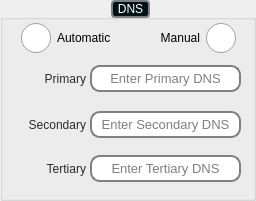
     <widget class="QGroupBox" name="dnsGroupBox">
      <property name="geometry">
       <rect>
        <x>310</x>
        <y>196</y>
        <width>256</width>
        <height>201</height>
       </rect>
      </property>
      <property name="autoFillBackground">
       <bool>false</bool>
      </property>
      <property name="styleSheet">
       <string notr="true">QGroupBox#dnsGroupBox{
	border: 2px solid gray;
	border-radius: 8px;
    color: rgb(0,0,0);
	background: rgb(238, 255, 211); 
	margin-top: 8px;
}
QGroupBox::title {
     subcontrol-origin: margin;
     subcontrol-position: top center; /* position at the top center */
	padding: 0 3px;
/*	background: rgb(240, 252, 255); */
	background: rgb(0, 16, 24);
	color: rgb(255,255,255);
	border: 2px solid gray;
	border-radius: 4px;
 }</string>
      </property>
      <property name="title">
       <string>DNS</string>
      </property>
      <widget class="QLabel" name="label_25">
       <property name="geometry">
        <rect>
         <x>5</x>
         <y>115</y>
         <width>81</width>
         <height>20</height>
        </rect>
       </property>
       <property name="layoutDirection">
        <enum>Qt::LeftToRight</enum>
       </property>
       <property name="styleSheet">
        <string notr="true">color: rgb(43, 43, 43);
background:transparent;</string>
       </property>
       <property name="text">
        <string>Secondary</string>
       </property>
       <property name="alignment">
        <set>Qt::AlignRight|Qt::AlignTrailing|Qt::AlignVCenter</set>
       </property>
      </widget>
      <widget class="QLineEdit" name="DNS1LineEdit">
       <property name="geometry">
        <rect>
         <x>90</x>
         <y>65</y>
         <width>151</width>
         <height>27</height>
        </rect>
       </property>
       <property name="font">
        <font>
         <pointsize>10</pointsize>
        </font>
       </property>
       <property name="focusPolicy">
        <enum>Qt::StrongFocus</enum>
       </property>
       <property name="styleSheet">
        <string notr="true">border-radius: 10px;
border: 2px solid gray;
background:white;</string>
       </property>
       <property name="text">
        <string/>
       </property>
       <property name="alignment">
        <set>Qt::AlignCenter</set>
       </property>
       <property name="placeholderText">
        <string>Enter Primary DNS</string>
       </property>
      </widget>
      <widget class="QLabel" name="label_26">
       <property name="geometry">
        <rect>
         <x>5</x>
         <y>69</y>
         <width>81</width>
         <height>20</height>
        </rect>
       </property>
       <property name="layoutDirection">
        <enum>Qt::LeftToRight</enum>
       </property>
       <property name="styleSheet">
        <string notr="true">color: rgb(43, 43, 43);
background:transparent;</string>
       </property>
       <property name="text">
        <string>Primary</string>
       </property>
       <property name="alignment">
        <set>Qt::AlignRight|Qt::AlignTrailing|Qt::AlignVCenter</set>
       </property>
      </widget>
      <widget class="QLineEdit" name="DNS2LineEdit">
       <property name="geometry">
        <rect>
         <x>90</x>
         <y>111</y>
         <width>151</width>
         <height>27</height>
        </rect>
       </property>
       <property name="font">
        <font>
         <pointsize>10</pointsize>
        </font>
       </property>
       <property name="focusPolicy">
        <enum>Qt::StrongFocus</enum>
       </property>
       <property name="styleSheet">
        <string notr="true">border-radius: 10px;
border: 2px solid gray;
background:white;</string>
       </property>
       <property name="text">
        <string/>
       </property>
       <property name="alignment">
        <set>Qt::AlignCenter</set>
       </property>
       <property name="placeholderText">
        <string>Enter Secondary DNS</string>
       </property>
      </widget>
      <widget class="QRadioButton" name="autoDNSRadio">
       <property name="geometry">
        <rect>
         <x>21</x>
         <y>23</y>
         <width>111</width>
         <height>30</height>
        </rect>
       </property>
       <property name="autoFillBackground">
        <bool>false</bool>
       </property>
       <property name="styleSheet">
        <string notr="true">QRadioButton::indicator{
width: 30px;
height: 30px;
} </string>
       </property>
       <property name="text">
        <string>Automatic</string>
       </property>
      </widget>
      <widget class="QRadioButton" name="manualDNSRadio">
       <property name="geometry">
        <rect>
         <x>135</x>
         <y>23</y>
         <width>101</width>
         <height>30</height>
        </rect>
       </property>
       <property name="layoutDirection">
        <enum>Qt::RightToLeft</enum>
       </property>
       <property name="autoFillBackground">
        <bool>false</bool>
       </property>
       <property name="styleSheet">
        <string notr="true">QRadioButton::indicator{
width: 30px;
height: 30px;
} </string>
       </property>
       <property name="text">
        <string>Manual</string>
       </property>
      </widget>
      <widget class="QLabel" name="label_27">
       <property name="geometry">
        <rect>
         <x>5</x>
         <y>159</y>
         <width>81</width>
         <height>20</height>
        </rect>
       </property>
       <property name="layoutDirection">
        <enum>Qt::LeftToRight</enum>
       </property>
       <property name="styleSheet">
        <string notr="true">color: rgb(43, 43, 43);
background:transparent;</string>
       </property>
       <property name="text">
        <string>Tertiary</string>
       </property>
       <property name="alignment">
        <set>Qt::AlignRight|Qt::AlignTrailing|Qt::AlignVCenter</set>
       </property>
      </widget>
      <widget class="QLineEdit" name="DNS3LineEdit">
       <property name="geometry">
        <rect>
         <x>90</x>
         <y>155</y>
         <width>151</width>
         <height>27</height>
        </rect>
       </property>
       <property name="font">
        <font>
         <pointsize>10</pointsize>
        </font>
       </property>
       <property name="focusPolicy">
        <enum>Qt::StrongFocus</enum>
       </property>
       <property name="styleSheet">
        <string notr="true">border-radius: 10px;
border: 2px solid gray;
background:white;</string>
       </property>
       <property name="text">
        <string/>
       </property>
       <property name="alignment">
        <set>Qt::AlignCenter</set>
       </property>
       <property name="placeholderText">
        <string>Enter Tertiary DNS</string>
       </property>
      </widget>
     </widget>
